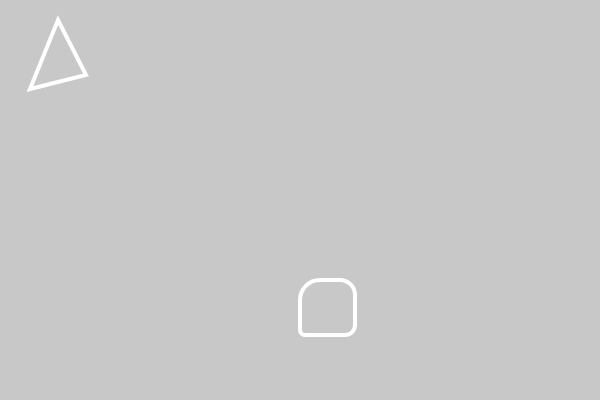
Frame 1 (no input)
Frame 60 (no input): identical to frame 1, image omitted
Frame 120 (the mouse pressed at the canvas centre since frame 60): identical to frame 1, image omitted

The p5.js sketch that drew this single still picture (run headless with seeded random() and noise() and a simulated clock; from frame 60 on, the mouse is pressed at the canvas centre):

// p5.js sketch
// ── sketch.js
function setup() {
  createCanvas(600, 400);
}

function draw() {
  background(200, 300);
  stroke(255);
  strokeWeight(4);
  noFill();
  
  if (mouseX < mouseY) {
    fill(100, 0,200,500);
  }
  
  triangle(30, 89, 58, 20, 86, 75);
  rect(300, 280, 55, 55, 20, 15, 10, 5);
}
